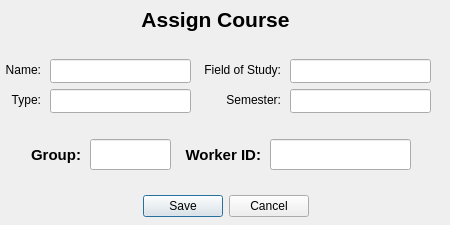
<?xml version="1.0" encoding="UTF-8"?>
<ui version="4.0">
 <class>ManageCoursesDialog</class>
 <widget class="QDialog" name="ManageCoursesDialog">
  <property name="geometry">
   <rect>
    <x>0</x>
    <y>0</y>
    <width>450</width>
    <height>225</height>
   </rect>
  </property>
  <property name="windowTitle">
   <string>Dialog</string>
  </property>
  <widget class="QDialogButtonBox" name="buttonBox">
   <property name="geometry">
    <rect>
     <x>10</x>
     <y>190</y>
     <width>431</width>
     <height>32</height>
    </rect>
   </property>
   <property name="orientation">
    <enum>Qt::Orientation::Horizontal</enum>
   </property>
   <property name="standardButtons">
    <set>QDialogButtonBox::StandardButton::Cancel|QDialogButtonBox::StandardButton::Save</set>
   </property>
   <property name="centerButtons">
    <bool>true</bool>
   </property>
  </widget>
  <widget class="QWidget" name="centralwidget" native="true">
   <property name="geometry">
    <rect>
     <x>0</x>
     <y>-1</y>
     <width>451</width>
     <height>181</height>
    </rect>
   </property>
   <widget class="QLabel" name="label_headline">
    <property name="geometry">
     <rect>
      <x>-10</x>
      <y>0</y>
      <width>451</width>
      <height>41</height>
     </rect>
    </property>
    <property name="font">
     <font>
      <pointsize>16</pointsize>
      <bold>true</bold>
     </font>
    </property>
    <property name="styleSheet">
     <string notr="true">color: rgb(0, 0, 0);</string>
    </property>
    <property name="text">
     <string>Assign Course</string>
    </property>
    <property name="alignment">
     <set>Qt::AlignmentFlag::AlignCenter</set>
    </property>
   </widget>
   <widget class="QLabel" name="label_type">
    <property name="geometry">
     <rect>
      <x>0</x>
      <y>90</y>
      <width>41</width>
      <height>21</height>
     </rect>
    </property>
    <property name="text">
     <string>Type:</string>
    </property>
    <property name="alignment">
     <set>Qt::AlignmentFlag::AlignRight|Qt::AlignmentFlag::AlignTrailing|Qt::AlignmentFlag::AlignVCenter</set>
    </property>
   </widget>
   <widget class="QLabel" name="label_name">
    <property name="geometry">
     <rect>
      <x>0</x>
      <y>60</y>
      <width>41</width>
      <height>21</height>
     </rect>
    </property>
    <property name="text">
     <string>Name:</string>
    </property>
    <property name="alignment">
     <set>Qt::AlignmentFlag::AlignRight|Qt::AlignmentFlag::AlignTrailing|Qt::AlignmentFlag::AlignVCenter</set>
    </property>
   </widget>
   <widget class="QLabel" name="label_semester">
    <property name="geometry">
     <rect>
      <x>200</x>
      <y>90</y>
      <width>81</width>
      <height>21</height>
     </rect>
    </property>
    <property name="text">
     <string>Semester:</string>
    </property>
    <property name="alignment">
     <set>Qt::AlignmentFlag::AlignRight|Qt::AlignmentFlag::AlignTrailing|Qt::AlignmentFlag::AlignVCenter</set>
    </property>
   </widget>
   <widget class="QLabel" name="label_fieldOfStudy">
    <property name="geometry">
     <rect>
      <x>200</x>
      <y>60</y>
      <width>81</width>
      <height>21</height>
     </rect>
    </property>
    <property name="text">
     <string>Field of Study:</string>
    </property>
    <property name="alignment">
     <set>Qt::AlignmentFlag::AlignRight|Qt::AlignmentFlag::AlignTrailing|Qt::AlignmentFlag::AlignVCenter</set>
    </property>
   </widget>
   <widget class="QLineEdit" name="lineEdit_courseName">
    <property name="geometry">
     <rect>
      <x>50</x>
      <y>60</y>
      <width>141</width>
      <height>24</height>
     </rect>
    </property>
    <property name="readOnly">
     <bool>true</bool>
    </property>
   </widget>
   <widget class="QLineEdit" name="lineEdit_fieldOfStudy">
    <property name="geometry">
     <rect>
      <x>290</x>
      <y>60</y>
      <width>141</width>
      <height>24</height>
     </rect>
    </property>
    <property name="readOnly">
     <bool>true</bool>
    </property>
   </widget>
   <widget class="QLineEdit" name="lineEdit_semester">
    <property name="geometry">
     <rect>
      <x>290</x>
      <y>90</y>
      <width>141</width>
      <height>24</height>
     </rect>
    </property>
    <property name="text">
     <string/>
    </property>
    <property name="readOnly">
     <bool>true</bool>
    </property>
   </widget>
   <widget class="QLineEdit" name="lineEdit_group">
    <property name="geometry">
     <rect>
      <x>90</x>
      <y>140</y>
      <width>81</width>
      <height>31</height>
     </rect>
    </property>
    <property name="font">
     <font>
      <pointsize>11</pointsize>
      <bold>true</bold>
     </font>
    </property>
    <property name="readOnly">
     <bool>false</bool>
    </property>
   </widget>
   <widget class="QLabel" name="label_workerId">
    <property name="geometry">
     <rect>
      <x>180</x>
      <y>140</y>
      <width>81</width>
      <height>31</height>
     </rect>
    </property>
    <property name="font">
     <font>
      <pointsize>11</pointsize>
      <bold>true</bold>
     </font>
    </property>
    <property name="text">
     <string>Worker ID:</string>
    </property>
    <property name="alignment">
     <set>Qt::AlignmentFlag::AlignRight|Qt::AlignmentFlag::AlignTrailing|Qt::AlignmentFlag::AlignVCenter</set>
    </property>
   </widget>
   <widget class="QLineEdit" name="lineEdit_workerId">
    <property name="geometry">
     <rect>
      <x>270</x>
      <y>140</y>
      <width>141</width>
      <height>31</height>
     </rect>
    </property>
    <property name="font">
     <font>
      <pointsize>11</pointsize>
      <bold>true</bold>
     </font>
    </property>
    <property name="readOnly">
     <bool>false</bool>
    </property>
   </widget>
   <widget class="QLabel" name="label_group">
    <property name="geometry">
     <rect>
      <x>30</x>
      <y>140</y>
      <width>51</width>
      <height>31</height>
     </rect>
    </property>
    <property name="font">
     <font>
      <pointsize>11</pointsize>
      <bold>true</bold>
     </font>
    </property>
    <property name="text">
     <string>Group:</string>
    </property>
    <property name="alignment">
     <set>Qt::AlignmentFlag::AlignRight|Qt::AlignmentFlag::AlignTrailing|Qt::AlignmentFlag::AlignVCenter</set>
    </property>
   </widget>
   <widget class="QLineEdit" name="lineEdit_courseType">
    <property name="geometry">
     <rect>
      <x>50</x>
      <y>90</y>
      <width>141</width>
      <height>24</height>
     </rect>
    </property>
    <property name="readOnly">
     <bool>true</bool>
    </property>
   </widget>
  </widget>
 </widget>
 <resources/>
 <connections>
  <connection>
   <sender>buttonBox</sender>
   <signal>accepted()</signal>
   <receiver>ManageCoursesDialog</receiver>
   <slot>accept()</slot>
   <hints>
    <hint type="sourcelabel">
     <x>248</x>
     <y>254</y>
    </hint>
    <hint type="destinationlabel">
     <x>157</x>
     <y>274</y>
    </hint>
   </hints>
  </connection>
  <connection>
   <sender>buttonBox</sender>
   <signal>rejected()</signal>
   <receiver>ManageCoursesDialog</receiver>
   <slot>reject()</slot>
   <hints>
    <hint type="sourcelabel">
     <x>316</x>
     <y>260</y>
    </hint>
    <hint type="destinationlabel">
     <x>286</x>
     <y>274</y>
    </hint>
   </hints>
  </connection>
 </connections>
</ui>
